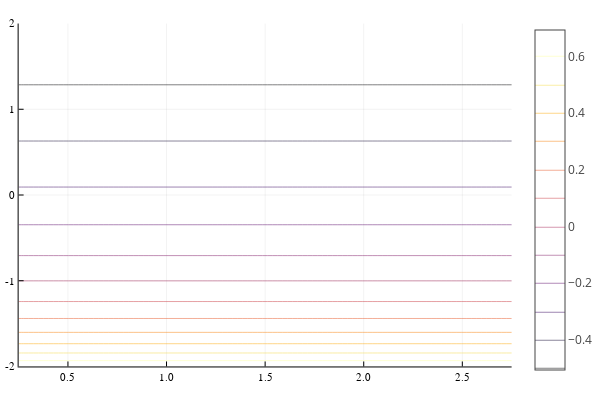

Notebook cell for this chart:
### Code cell
contour(rgrid, zgrid, potAZ', levels=nl)

### Figure 1 — Plotly figure (JSON) as saved in the notebook; plotly's stock layout.template omitted (floating-point values rounded to 4 significant figures; data arrays with more than 128 entries replaced by an {"elided": "..."} marker saying what was removed)
{"data": [{"colorbar": {"title": ""}, "colorscale": [[0, "rgba(0, 0, 4, 1.000)"], [0.03448, "rgba(4, 3, 20, 1.000)"], [0.06897, "rgba(13, 8, 41, 1.000)"], [0.1034, "rgba(24, 12, 60, 1.000)"], [0.1379, "rgba(38, 12, 81, 1.000)"], [0.1724, "rgba(54, 9, 97, 1.000)"], [0.2069, "rgba(69, 10, 105, 1.000)"], [0.2414, "rgba(84, 15, 109, 1.000)"], [0.2759, "rgba(97, 19, 110, 1.000)"], [0.3103, "rgba(111, 25, 110, 1.000)"], [0.3448, "rgba(125, 30, 109, 1.000)"], [0.3793, "rgba(140, 35, 105, 1.000)"], [0.4138, "rgba(154, 40, 101, 1.000)"], [0.4483, "rgba(166, 45, 96, 1.000)"], [0.4828, "rgba(180, 51, 89, 1.000)"], [0.5172, "rgba(193, 58, 80, 1.000)"], [0.5517, "rgba(206, 67, 71, 1.000)"], [0.5862, "rgba(216, 76, 62, 1.000)"], [0.6207, "rgba(226, 87, 52, 1.000)"], [0.6552, "rgba(235, 100, 41, 1.000)"], [0.6897, "rgba(241, 115, 29, 1.000)"], [0.7241, "rgba(247, 130, 18, 1.000)"], [0.7586, "rgba(250, 144, 8, 1.000)"], [0.7931, "rgba(252, 161, 8, 1.000)"], [0.8276, "rgba(252, 178, 22, 1.000)"], [0.8621, "rgba(250, 196, 42, 1.000)"], [0.8966, "rgba(246, 213, 67, 1.000)"], [0.931, "rgba(243, 229, 93, 1.000)"], [0.9655, "rgba(242, 244, 130, 1.000)"], [1, "rgba(252, 255, 164, 1.000)"]], "contours": {"coloring": "lines", "showlabels": false}, "hoverinfo": "none", "name": "y1", "ncontours": 12, "showlegend": false, "showscale": true, "type": "contour", "x": [0.25, 0.2753, 0.3005, 0.3258, 0.351, 0.3763, 0.4015, 0.4268, 0.452, 0.4773, 0.5025, 0.5278, 0.553, 0.5783, 0.6035, 0.6288, 0.654, 0.6793, 0.7045, 0.7298, 0.7551, 0.7803, 0.8056, 0.8308, 0.8561, 0.8813, 0.9066, 0.9318, 0.9571, 0.9823, 1.008, 1.033, 1.058, 1.083, 1.109, 1.134, 1.159, 1.184, 1.21, 1.235, 1.26, 1.285, 1.311, 1.336, 1.361, 1.386, 1.412, 1.437, 1.462, 1.487, 1.513, 1.538, 1.563, 1.588, 1.614, 1.639, 1.664, 1.689, 1.715, 1.74, 1.765, 1.79, 1.816, 1.841, 1.866, 1.891, 1.917, 1.942, 1.967, 1.992, 2.018, 2.043, 2.068, 2.093, 2.119, 2.144, 2.169, 2.194, 2.22, 2.245, 2.27, 2.295, 2.321, 2.346, 2.371, 2.396, 2.422, 2.447, 2.472, 2.497, 2.523, 2.548, 2.573, 2.598, 2.624, 2.649, 2.674, 2.699, 2.725, 2.75], "xaxis": "x1", "y": [-2, -1.966, -1.933, -1.899, -1.866, -1.832, -1.798, -1.765, -1.731, -1.697, -1.664, -1.63, -1.597, -1.563, -1.529, -1.496, -1.462, -1.429, -1.395, -1.361, -1.328, -1.294, -1.261, -1.227, -1.193, -1.16, -1.126, -1.092, -1.059, -1.025, -0.9916, -0.958, -0.9244, -0.8908, -0.8571, -0.8235, -0.7899, -0.7563, -0.7227, -0.6891, -0.6555, -0.6218, -0.5882, -0.5546, -0.521, -0.4874, -0.4538, -0.4202, -0.3866, -0.3529, -0.3193, -0.2857, -0.2521, -0.2185, -0.1849, -0.1513, -0.1176, -0.08403, -0.05042, -0.01681, 0.01681, 0.05042, 0.08403, 0.1176, 0.1513, 0.1849, 0.2185, 0.2521, 0.2857, 0.3193, 0.3529, 0.3866, 0.4202, 0.4538, 0.4874, 0.521, 0.5546, 0.5882, 0.6218, 0.6555, 0.6891, 0.7227, 0.7563, 0.7899, 0.8235, 0.8571, 0.8908, 0.9244, 0.958, 0.9916, 1.025, 1.059, 1.092, 1.126, 1.16, 1.193, 1.227, 1.261, 1.294, 1.328, 1.361, 1.395, 1.429, 1.462, 1.496, 1.529, 1.563, 1.597, 1.63, 1.664, 1.697, 1.731, 1.765, 1.798, 1.832, 1.866, 1.899, 1.933, 1.966, 2], "yaxis": "y1", "z": {"elided": "100x120 float values"}, "zmax": 0.6931, "zmin": -0.5058}], "layout": {"annotations": [], "height": 400, "legend": {"bgcolor": "rgba(255, 255, 255, 1.000)", "bordercolor": "rgba(0, 0, 0, 1.000)", "font": {"color": "rgba(0, 0, 0, 1.000)", "family": "sans-serif", "size": 11}, "tracegroupgap": 0, "x": 1, "y": 1}, "margin": {"b": 20, "l": 0, "r": 0, "t": 20}, "paper_bgcolor": "rgba(255, 255, 255, 1.000)", "plot_bgcolor": "rgba(255, 255, 255, 1.000)", "showlegend": true, "width": 600, "xaxis": {"anchor": "y1", "domain": [0.03619, 0.9934], "gridcolor": "rgba(0, 0, 0, 0.100)", "gridwidth": 0.5, "linecolor": "rgba(0, 0, 0, 1.000)", "mirror": false, "range": [0.25, 2.75], "showgrid": true, "showline": true, "showticklabels": true, "tickangle": 0, "tickcolor": "rgb(0, 0, 0)", "tickfont": {"color": "rgba(0, 0, 0, 1.000)", "family": "sans-serif", "size": 11}, "tickmode": "array", "ticks": "inside", "ticktext": ["0.5", "1.0", "1.5", "2.0", "2.5"], "tickvals": [0.5, 1, 1.5, 2, 2.5], "title": "", "titlefont": {"color": "rgba(0, 0, 0, 1.000)", "family": "sans-serif", "size": 15}, "type": "-", "visible": true, "zeroline": false, "zerolinecolor": "rgba(0, 0, 0, 1.000)"}, "yaxis": {"anchor": "x1", "domain": [0.03762, 0.9902], "gridcolor": "rgba(0, 0, 0, 0.100)", "gridwidth": 0.5, "linecolor": "rgba(0, 0, 0, 1.000)", "mirror": false, "range": [-2, 2], "showgrid": true, "showline": true, "showticklabels": true, "tickangle": 0, "tickcolor": "rgb(0, 0, 0)", "tickfont": {"color": "rgba(0, 0, 0, 1.000)", "family": "sans-serif", "size": 11}, "tickmode": "array", "ticks": "inside", "ticktext": ["-2", "-1", "0", "1", "2"], "tickvals": [-2, -1, 0, 1, 2], "title": "", "titlefont": {"color": "rgba(0, 0, 0, 1.000)", "family": "sans-serif", "size": 15}, "type": "-", "visible": true, "zeroline": false, "zerolinecolor": "rgba(0, 0, 0, 1.000)"}}}
